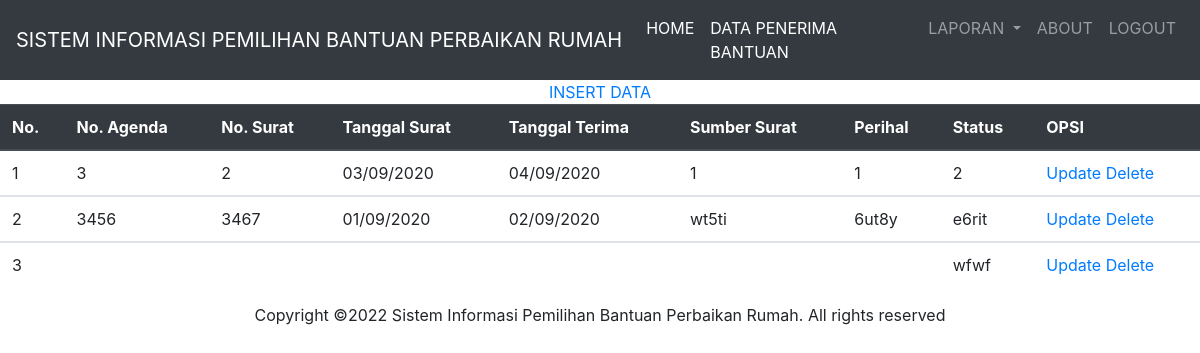
Page /masuk.php (signed in) on the committed database.
### tables this page shows
CREATE TABLE `surat_masuk` (
  `id` int(11) NOT NULL,
  `nomor_agenda` varchar(20) NOT NULL,
  `nomor_surat` varchar(20) NOT NULL,
  `tanggal_surat` varchar(10) NOT NULL,
  `tanggal_terima` varchar(10) NOT NULL,
  `sumber` varchar(50) NOT NULL,
  `perihal` varchar(50) NOT NULL,
  `keterangan` varchar(50) NOT NULL
);

### masuk.php (the view, shortened to what this page needs)
<?php
include "header.php";
?>
<div align="center">
    <a href="suratmasuk.php">INSERT DATA</a>
</div>
<table class="table">
    <thead class="thead-dark">
        <tr>
            <th scope="col">No.</th>
            <th scope="col">No. Agenda</th>
            <th scope="col">No. Surat</th>
            <th scope="col">Tanggal Surat</th>
            <th scope="col">Tanggal Terima</th>
            <th scope="col">Sumber Surat</th>
            <th scope="col">Perihal</th>
            <th scope="col">Status</th>
            <th scope="col">OPSI</th>
        </tr>
        <?php
        include 'koneksi.php';
        $surat_masuk = mysqli_query($koneksi, "SELECT * FROM surat_masuk");
        $no = 1;
        while ($d = mysqli_fetch_array($surat_masuk)) {
        ?>
    </thead>
    <tbody>
        <tr>
            <td><?= $no++; ?></td>
            <td><?= $d['nomor_agenda']; ?></td>
            <td><?= $d['nomor_surat']; ?></td>
            <td><?= $d['tanggal_surat']; ?></td>
            <td><?= $d['tanggal_terima']; ?></td>
            <td><?= $d['sumber']; ?></td>
            <td><?= $d['perihal']; ?></td>
            <td><?= $d['keterangan']; ?></td>
            <td>
                <a href="ubahsurat.php?id=<?php echo $d['id']; ?>">Update</a>
                <a href="deletesurat.php?id=<?php echo $d['id']; ?>" onClick="return confirm('apakah anda yakin?');"> Delete</a>
            </td>
        </tr>
    <?php
        }
    ?>
    </tbody>
</table>
<?php
include "footer.php";
?>

### rows in the picture
surat_masuk: nomor_agenda "3", nomor_surat "2", tanggal_surat "03/09/2020", tanggal_terima "04/09/2020", sumber "1", perihal "1", keterangan "2"
surat_masuk: nomor_agenda "3456", nomor_surat "3467", tanggal_surat "01/09/2020", tanggal_terima "02/09/2020", sumber "wt5ti", perihal "6ut8y", keterangan "e6rit"
surat_masuk: keterangan "wfwf"
